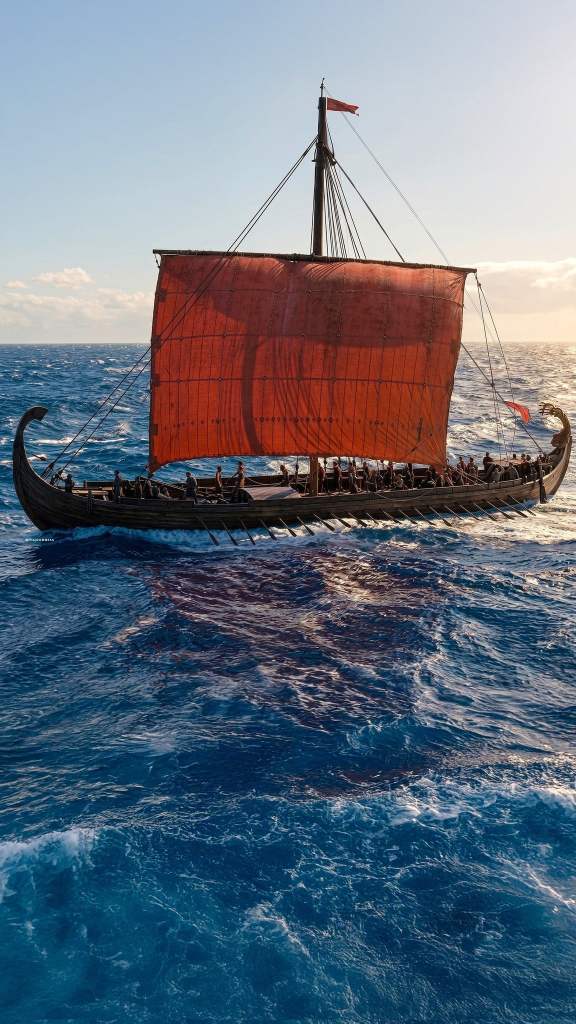
#> input picture photo.jpg, 1152 x 2048 px (shown at 1/2 size)
$ python compare.py
#> lines starting #> are read from the running program, lines starting #| are printed output that depends on the picture; pictures that were not available may be replaced by others from this repository, and a replacement may not be noted
from PIL import Image
import numpy as np

original = Image.open("photo.jpg")
#> original is the input picture: PIL image 1152x2048 RGB; mean R, G, B 100.8, 112.8, 127.2
carved = Image.open("out.jpg")
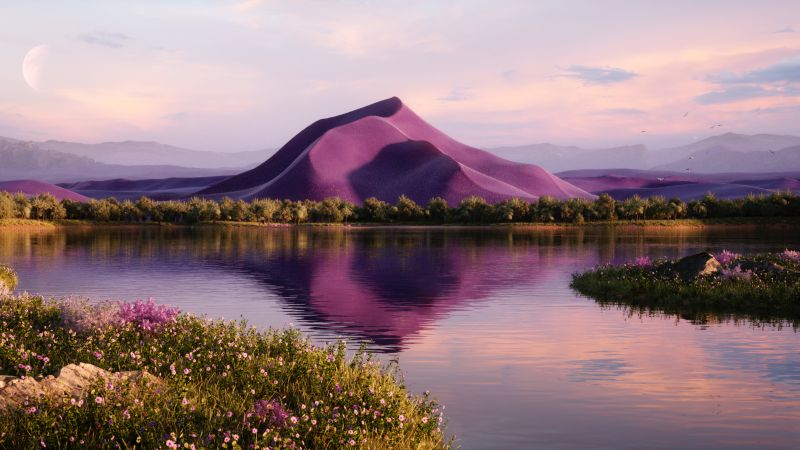
#> input picture example/sample.jpg, 800 x 450 px, given in place of out.jpg, which was not available
#> carved is the input picture: PIL image 800x450 RGB; mean R, G, B 146.2, 119.9, 124.7
squashed = original.resize((carved.width, original.height))
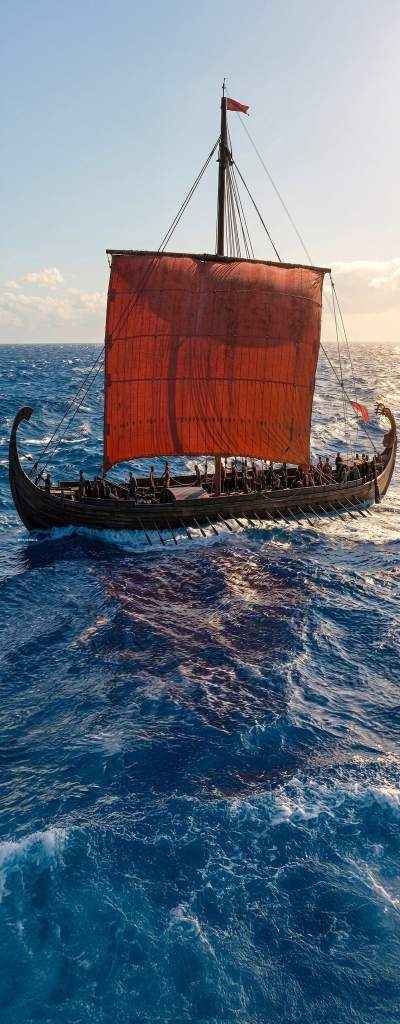
#> squashed: PIL image 800x2048 RGB (shown at 1/2 size); mean R, G, B 100.9, 112.8, 127.2

im = Image.open("photo.jpg").convert("RGB")
im.thumbnail((500, 500))
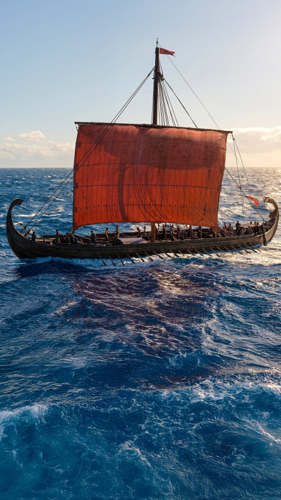
#> im: PIL image 281x500 RGB; mean R, G, B 101, 112.9, 127.3
img = np.array(im, dtype=np.float64)
gap = 10
total_w = original.width + squashed.width + carved.width + gap * 2
#> total_w = 2772
canvas = Image.new("RGB", (total_w, original.height), "white")
#> canvas: PIL image 2772x2048 RGB; every value is 255

canvas.paste(original, (0, 0))
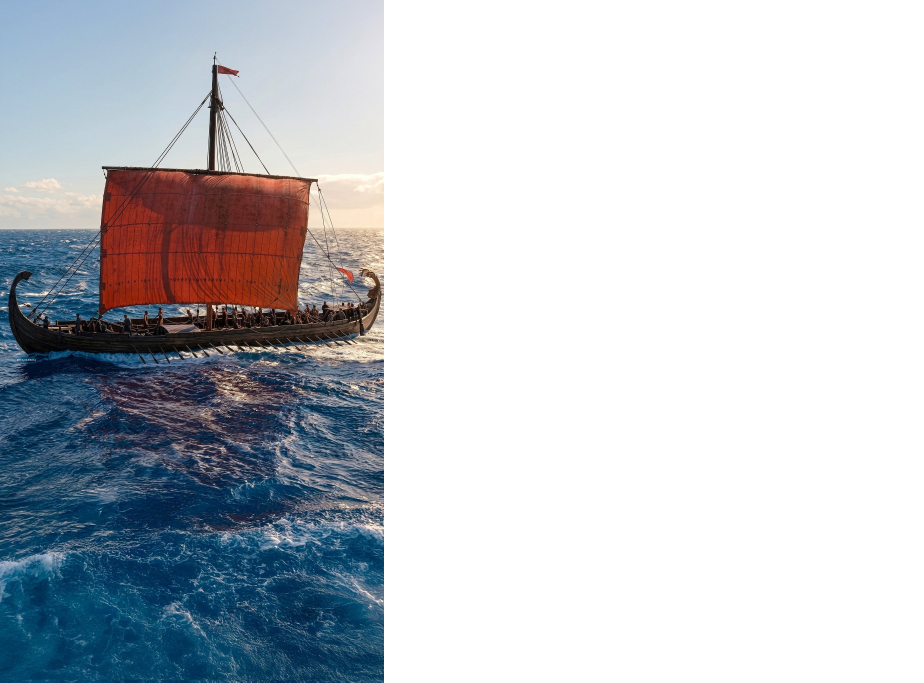
#> canvas: PIL image 2772x2048 RGB (shown at 1/3 size); mean R, G, B 190.9, 195.9, 201.9
canvas.paste(squashed, (original.width + gap, 0))
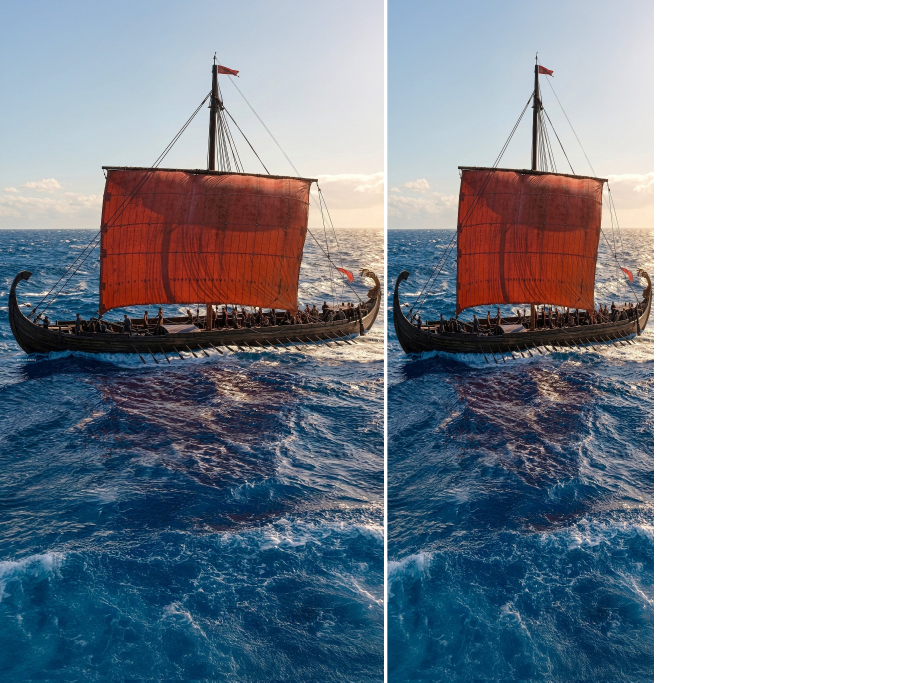
#> canvas: PIL image 2772x2048 RGB (shown at 1/3 size); mean R, G, B 146.5, 154.8, 165
canvas.paste(carved, (original.width + squashed.width + gap * 2, 0))
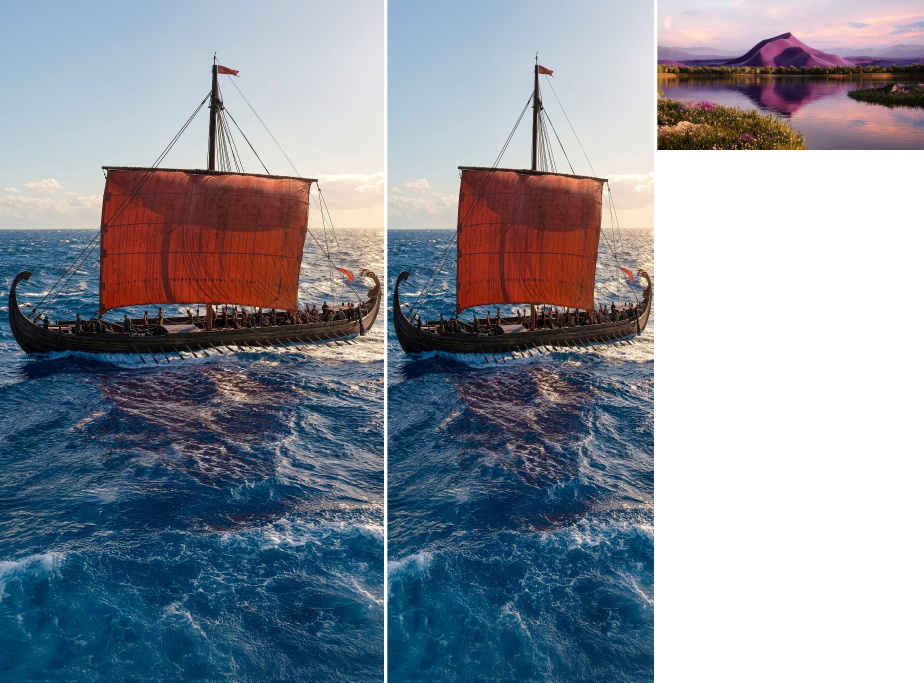
#> canvas: PIL image 2772x2048 RGB (shown at 1/3 size); mean R, G, B 139.5, 146.3, 156.8
canvas.save("comparison.jpg")
print("saved comparison.jpg")
print(original.size, squashed.size, carved.size)
#| (1152, 2048) (800, 2048) (800, 450)
